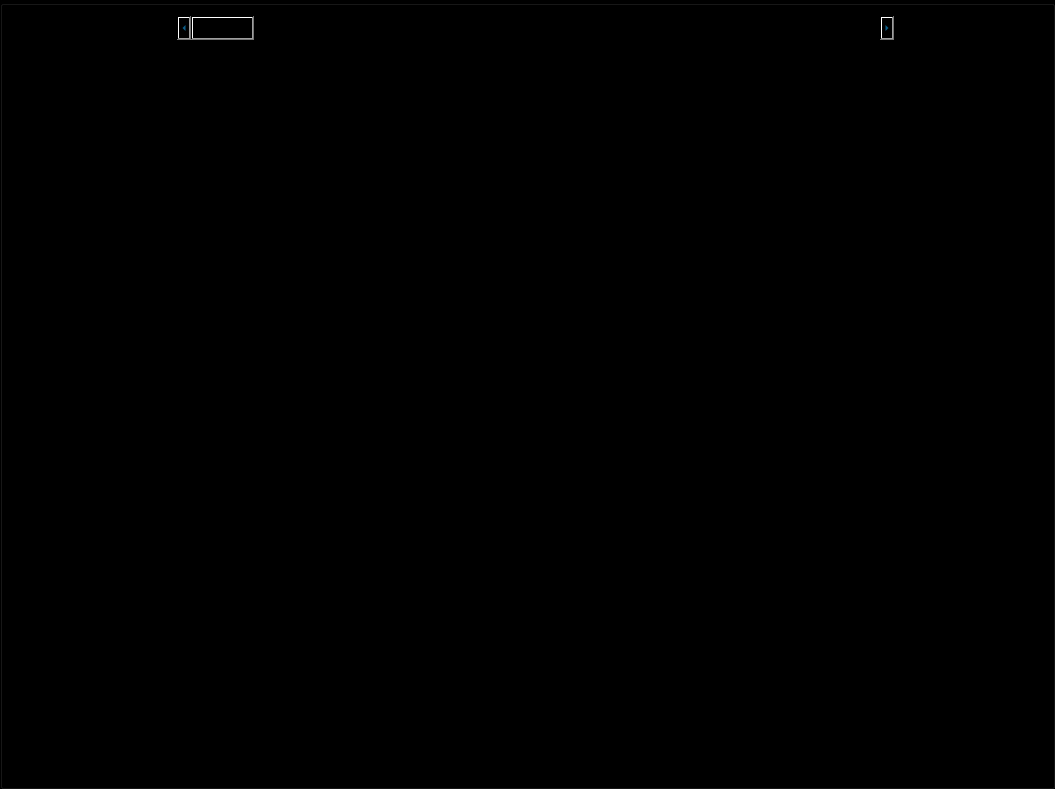
<?xml version="1.0" encoding="UTF-8"?>
<ui version="4.0">
 <class>DisplayClass</class>
 <widget class="QMainWindow" name="DisplayClass">
  <property name="geometry">
   <rect>
    <x>0</x>
    <y>0</y>
    <width>1055</width>
    <height>789</height>
   </rect>
  </property>
  <property name="sizePolicy">
   <sizepolicy hsizetype="Expanding" vsizetype="Expanding">
    <horstretch>0</horstretch>
    <verstretch>0</verstretch>
   </sizepolicy>
  </property>
  <property name="acceptDrops">
   <bool>false</bool>
  </property>
  <property name="windowTitle">
   <string>MainWindow</string>
  </property>
  <widget class="QWidget" name="centralwidget">
   <property name="sizePolicy">
    <sizepolicy hsizetype="Expanding" vsizetype="Expanding">
     <horstretch>0</horstretch>
     <verstretch>0</verstretch>
    </sizepolicy>
   </property>
   <property name="font">
    <font>
     <family>Times New Roman</family>
     <pointsize>14</pointsize>
    </font>
   </property>
   <property name="styleSheet">
    <string notr="true">background-color: rgb(100, 100, 100);</string>
   </property>
   <layout class="QHBoxLayout" name="central_h_layoout">
    <property name="spacing">
     <number>0</number>
    </property>
    <property name="leftMargin">
     <number>0</number>
    </property>
    <property name="topMargin">
     <number>0</number>
    </property>
    <property name="rightMargin">
     <number>0</number>
    </property>
    <property name="bottomMargin">
     <number>0</number>
    </property>
    <item>
     <widget class="QGroupBox" name="box">
      <property name="sizePolicy">
       <sizepolicy hsizetype="Expanding" vsizetype="Expanding">
        <horstretch>0</horstretch>
        <verstretch>0</verstretch>
       </sizepolicy>
      </property>
      <property name="styleSheet">
       <string notr="true">background-color: rgb(0, 0, 0);</string>
      </property>
      <property name="title">
       <string/>
      </property>
      <property name="flat">
       <bool>false</bool>
      </property>
      <layout class="QVBoxLayout" name="verticalLayout_2" stretch="0,19">
       <property name="spacing">
        <number>0</number>
       </property>
       <property name="leftMargin">
        <number>0</number>
       </property>
       <property name="topMargin">
        <number>0</number>
       </property>
       <property name="rightMargin">
        <number>0</number>
       </property>
       <property name="bottomMargin">
        <number>0</number>
       </property>
       <item>
        <widget class="QGroupBox" name="editWidget_box">
         <property name="sizePolicy">
          <sizepolicy hsizetype="Expanding" vsizetype="Expanding">
           <horstretch>0</horstretch>
           <verstretch>0</verstretch>
          </sizepolicy>
         </property>
         <property name="styleSheet">
          <string notr="true">border:None;</string>
         </property>
         <property name="title">
          <string/>
         </property>
         <property name="flat">
          <bool>true</bool>
         </property>
         <layout class="QHBoxLayout" name="horizontalLayout_6" stretch="1,2,1,20,4">
          <property name="spacing">
           <number>8</number>
          </property>
          <property name="leftMargin">
           <number>4</number>
          </property>
          <property name="topMargin">
           <number>4</number>
          </property>
          <property name="rightMargin">
           <number>4</number>
          </property>
          <property name="bottomMargin">
           <number>4</number>
          </property>
          <item>
           <widget class="QPushButton" name="zoom_btn">
            <property name="sizePolicy">
             <sizepolicy hsizetype="Expanding" vsizetype="Expanding">
              <horstretch>0</horstretch>
              <verstretch>0</verstretch>
             </sizepolicy>
            </property>
            <property name="toolTip">
             <string>global</string>
            </property>
            <property name="styleSheet">
             <string notr="true">image: url(:/Display/full_screen.png);</string>
            </property>
            <property name="text">
             <string/>
            </property>
            <property name="checkable">
             <bool>true</bool>
            </property>
           </widget>
          </item>
          <item>
           <widget class="QPushButton" name="rotate90_btn">
            <property name="sizePolicy">
             <sizepolicy hsizetype="Expanding" vsizetype="Expanding">
              <horstretch>0</horstretch>
              <verstretch>0</verstretch>
             </sizepolicy>
            </property>
            <property name="styleSheet">
             <string notr="true">image: url(:/Display/90.png);
image: url(:/Display/90.png);
</string>
            </property>
            <property name="text">
             <string/>
            </property>
            <property name="flat">
             <bool>true</bool>
            </property>
           </widget>
          </item>
          <item>
           <widget class="QPushButton" name="resetCamera_btn">
            <property name="sizePolicy">
             <sizepolicy hsizetype="Expanding" vsizetype="Expanding">
              <horstretch>0</horstretch>
              <verstretch>0</verstretch>
             </sizepolicy>
            </property>
            <property name="styleSheet">
             <string notr="true">image: url(:/Display/reset.png)
</string>
            </property>
            <property name="text">
             <string/>
            </property>
            <property name="flat">
             <bool>true</bool>
            </property>
           </widget>
          </item>
          <item>
           <widget class="QScrollBar" name="scrollbar">
            <property name="sizePolicy">
             <sizepolicy hsizetype="Expanding" vsizetype="Expanding">
              <horstretch>0</horstretch>
              <verstretch>0</verstretch>
             </sizepolicy>
            </property>
            <property name="styleSheet">
             <string notr="true">color: rgb(17, 149, 218);</string>
            </property>
            <property name="orientation">
             <enum>Qt::Horizontal</enum>
            </property>
           </widget>
          </item>
          <item>
           <widget class="QLabel" name="label">
            <property name="font">
             <font>
              <family>Times New Roman</family>
              <pointsize>16</pointsize>
              <bold>true</bold>
             </font>
            </property>
            <property name="text">
             <string>TextLabel</string>
            </property>
            <property name="alignment">
             <set>Qt::AlignCenter</set>
            </property>
           </widget>
          </item>
         </layout>
        </widget>
       </item>
       <item>
        <widget class="QVTKOpenGLNativeWidget" name="view" native="true">
         <property name="sizePolicy">
          <sizepolicy hsizetype="Expanding" vsizetype="Expanding">
           <horstretch>0</horstretch>
           <verstretch>0</verstretch>
          </sizepolicy>
         </property>
         <property name="font">
          <font>
           <family>Times New Roman</family>
           <pointsize>14</pointsize>
          </font>
         </property>
         <property name="styleSheet">
          <string notr="true">background-color: rgb(0, 0, 0);border:none;</string>
         </property>
        </widget>
       </item>
      </layout>
     </widget>
    </item>
   </layout>
  </widget>
  <action name="action_open_folder">
   <property name="icon">
    <iconset>
     <normaloff>resource/文件夹_1.png</normaloff>resource/文件夹_1.png</iconset>
   </property>
   <property name="text">
    <string>open folder</string>
   </property>
   <property name="font">
    <font>
     <family>Times New Roman</family>
     <pointsize>12</pointsize>
     <bold>true</bold>
    </font>
   </property>
  </action>
  <action name="action_close">
   <property name="icon">
    <iconset>
     <normaloff>resource/退出.png</normaloff>resource/退出.png</iconset>
   </property>
   <property name="text">
    <string>quit</string>
   </property>
   <property name="font">
    <font>
     <family>Times New Roman</family>
     <pointsize>12</pointsize>
    </font>
   </property>
  </action>
  <action name="actionopen_file">
   <property name="icon">
    <iconset>
     <normaloff>resource/文件.png</normaloff>resource/文件.png</iconset>
   </property>
   <property name="text">
    <string>open file</string>
   </property>
   <property name="font">
    <font>
     <family>Times New Roman</family>
     <pointsize>12</pointsize>
    </font>
   </property>
  </action>
 </widget>
 <customwidgets>
  <customwidget>
   <class>QVTKOpenGLNativeWidget</class>
   <extends>QWidget</extends>
   <header>QVTKOpenGLNativeWidget.h</header>
  </customwidget>
 </customwidgets>
 <resources>
  <include location="resource/Display.qrc"/>
 </resources>
 <connections/>
</ui>
